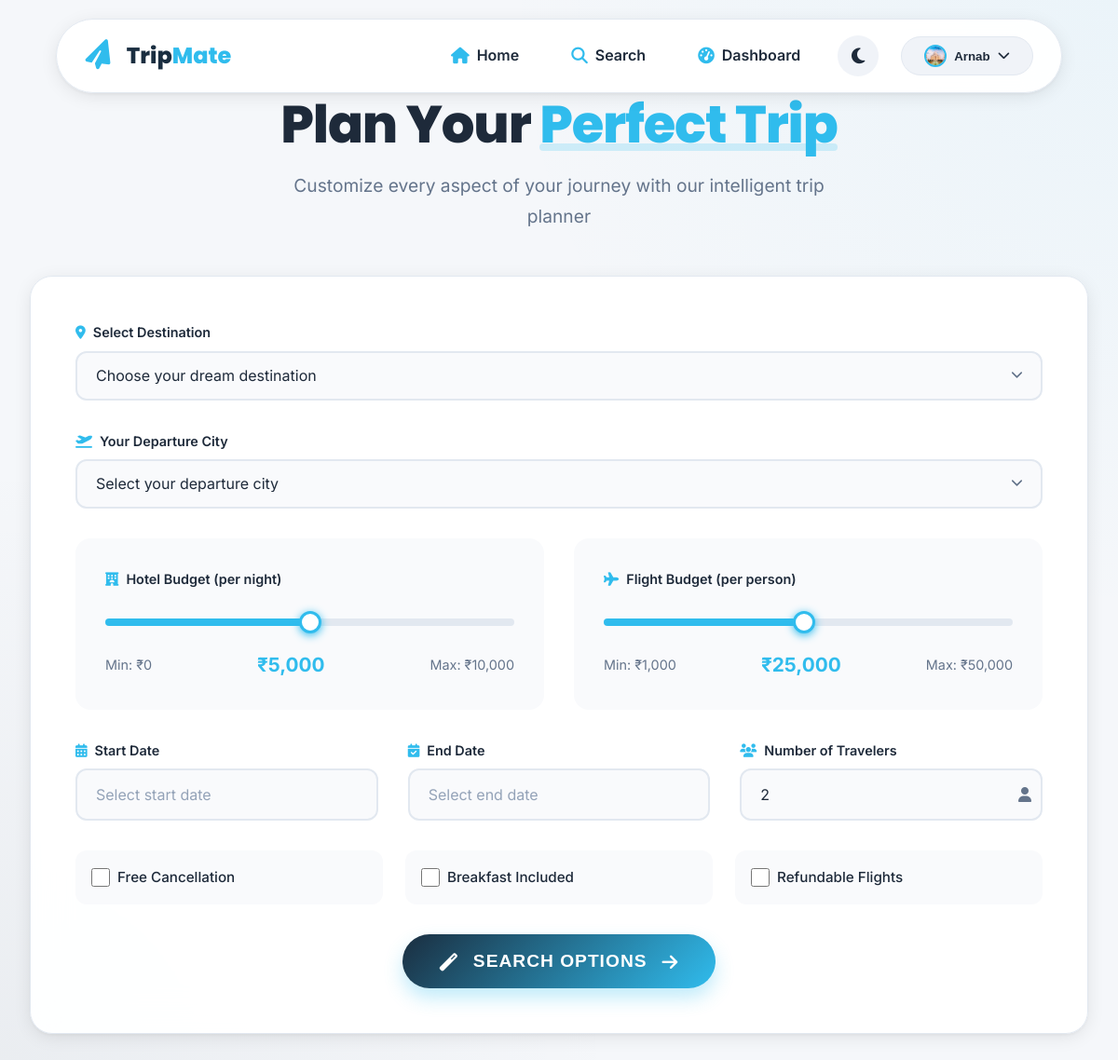
The app's page /user/trip_planner.php (signed in) with its own data.
### tables this page shows
CREATE TABLE `users` (
  `id` int(11) NOT NULL,
  `name` varchar(100) NOT NULL,
  `email` varchar(100) NOT NULL,
  `password` varchar(255) DEFAULT NULL,
  `auth_provider` enum('manual','google','facebook','instagram') NOT NULL DEFAULT 'manual',
  `provider_id` varchar(255) DEFAULT NULL,
  `profile_pic` varchar(255) DEFAULT NULL,
  `created_at` timestamp NOT NULL DEFAULT current_timestamp(),
  `user_level` enum('normal','high') DEFAULT 'normal'
);

### user/trip_planner.php (the view, shortened to what this page needs)
<?php
require_once __DIR__ . '/../database/dbconfig.php';
$user_id = $_SESSION['user_id'] ?? null;
$userName = $_SESSION['user_name'] ?? $_SESSION['username'] ?? 'User';
$user_profile_pic = '../image/default-avatar.png';
if ($user_id) {
    $user_query = "SELECT name, email, profile_pic, user_level FROM users WHERE id = ?";
    $user_stmt = $conn->prepare($user_query);
    if ($user_stmt) {
        $user_stmt->bind_param("i", $user_id);
        $user_stmt->execute();
        $user_result = $user_stmt->get_result();
        $user_details = $user_result->fetch_assoc();
        if ($user_details) {
            $userName = $user_details['name'];
            $user_profile_pic = $user_details['profile_pic'] ?? '../image/default-avatar.png';
        }
    }
}
?>
<!DOCTYPE html>
<html lang="en">
<head>
    <link rel="stylesheet" href="https://cdnjs.cloudflare.com/ajax/libs/font-awesome/6.4.0/css/all.min.css">
    <link rel="stylesheet" href="https://cdn.jsdelivr.net/npm/flatpickr/dist/flatpickr.min.css">
</head>
<body>
    <nav class="navbar" role="navigation" aria-label="Main navigation">
        <a href="../main/index.html" class="logo">
            <i class="fa-solid fa-paper-plane"></i>
            <span class="brand-text"><span class="trip">Trip</span><span class="mate">Mate</span></span>
        </a>
        <div class="nav-right">
            <a href="../main/index.html" class="nav-link"><i class="fas fa-home"></i> <span>Home</span></a>
            <a href="../search/search.html" class="nav-link"><i class="fas fa-search"></i> <span>Search</span></a>
            <a href="user_dashboard.php" class="nav-link"><i class="fas fa-tachometer-alt"></i> <span>Dashboard</span></a>
            <button class="theme-toggle" id="themeToggle" aria-label="Switch dark/light mode">
                <i class="fas fa-moon"></i>
            </button>
            <div class="profile-menu">
                <button class="profile-btn" id="profileBtn">
                    <?php if (!empty($user_profile_pic) && $user_profile_pic != '../image/default-avatar.png'): ?>
                        <img src="<?php echo htmlspecialchars($user_profile_pic); ?>" alt="Profile">
                    <?php else: ?>
                        <i class="fas fa-user-circle"></i>
                    <?php endif; ?>
                    <span><?php echo htmlspecialchars($userName); ?></span>
                    <i class="fas fa-chevron-down"></i>
                </button>
            </div>
        </div>
    </nav>
    <div class="container">
        <div class="hero-section">
            <h1 class="hero-title">
                Plan Your <span>Perfect Trip</span>
            </h1>
            <p class="hero-subtitle">
                Customize every aspect of your journey with our intelligent trip planner
            </p>
        </div>
        <div class="glass-card">
            <form id="tripPlannerForm" onsubmit="event.preventDefault(); planTrip();">
                <div class="mb-6">
                    <label class="form-label">
                        <i class="fas fa-map-marker-alt"></i>Select Destination
                    </label>
                    <select id="destination" name="destination_id" required class="form-input">
                        <option value="">Choose your dream destination</option>
                    </select>
                </div>
                <div class="mb-6">
                    <label class="form-label">
                        <i class="fas fa-plane-departure"></i>Your Departure City
                    </label>
                    <select id="departureCity" name="departure_city" required class="form-input">
                        <option value="">Select your departure city</option>
                    </select>
                </div>
                <div class="grid gap-6" style="display: grid; grid-template-columns: repeat(auto-fit, minmax(300px, 1fr)); margin-bottom: var(--space-xl);">
                    <div class="range-slider-container">
                        <label class="form-label">
                            <i class="fas fa-hotel"></i>Hotel Budget (per night)
                        </label>
                        <input type="range" id="hotelBudget" min="0" max="10000" value="5000" step="100" class="range-slider w-full">
                        <div class="range-values">
                            <span>Min: ₹0</span>
                            <span class="range-value-display" id="hotelBudgetValue">₹5,000</span>
                            <span>Max: ₹10,000</span>
                        </div>
                    </div>
                    <div class="range-slider-container">
                        <label class="form-label">
                            <i class="fas fa-plane"></i>Flight Budget (per person)
                        </label>
                        <input type="range" id="flightBudget" min="1000" max="50000" value="25000" step="500" class="range-slider w-full">
                        <div class="range-values">
                            <span>Min: ₹1,000</span>
                            <span class="range-value-display" id="flightBudgetValue">₹25,000</span>
                            <span>Max: ₹50,000</span>
                        </div>
                    </div>
                </div>
                <div class="grid gap-6" style="display: grid; grid-template-columns: repeat(auto-fit, minmax(200px, 1fr)); margin-bottom: var(--space-xl);">
                    <div>
                        <label class="form-label">
                            <i class="fas fa-calendar-alt"></i>Start Date
                        </label>
                        <input type="text" id="startDate" class="form-input" placeholder="Select start date" required>
                    </div>
                    <div>
                        <label class="form-label">
                            <i class="fas fa-calendar-check"></i>End Date
                        </label>
                        <input type="text" id="endDate" class="form-input" placeholder="Select end date" required>
                    </div>
                    <div>
                        <label class="form-label">
                            <i class="fas fa-users"></i>Number of Travelers
                        </label>
                        <div class="relative">
                            <input type="number" id="travelers" min="1" max="10" value="2" class="form-input">
                            <div class="absolute inset-y-0 right-0 flex items-center pr-3 pointer-events-none">
                            </div>
                        </div>
                    </div>
                </div>
                <div class="grid gap-4" style="display: grid; grid-template-columns: repeat(auto-fit, minmax(200px, 1fr)); margin-bottom: var(--space-xl);">
                    <label class="checkbox-wrapper">
                        <input type="checkbox" id="freeCancellation">
                        <span>Free Cancellation</span>
                    </label>
                    <label class="checkbox-wrapper">
                        <input type="checkbox" id="breakfastIncluded">
                        <span>Breakfast Included</span>
                    </label>
                    <label class="checkbox-wrapper">
                        <input type="checkbox" id="refundableFlights">
                        <span>Refundable Flights</span>
                    </label>
                </div>
                <div class="text-center">
                    <button type="submit" class="submit-btn">
                        <i class="fas fa-magic"></i>
                        <span>Search Options</span>
                        <i class="fas fa-arrow-right"></i>
                    </button>
                </div>
            </form>
        </div>
    </div>
</body>
</html>

### records on screen
users: profile_pic (picture), name "Arnab"
